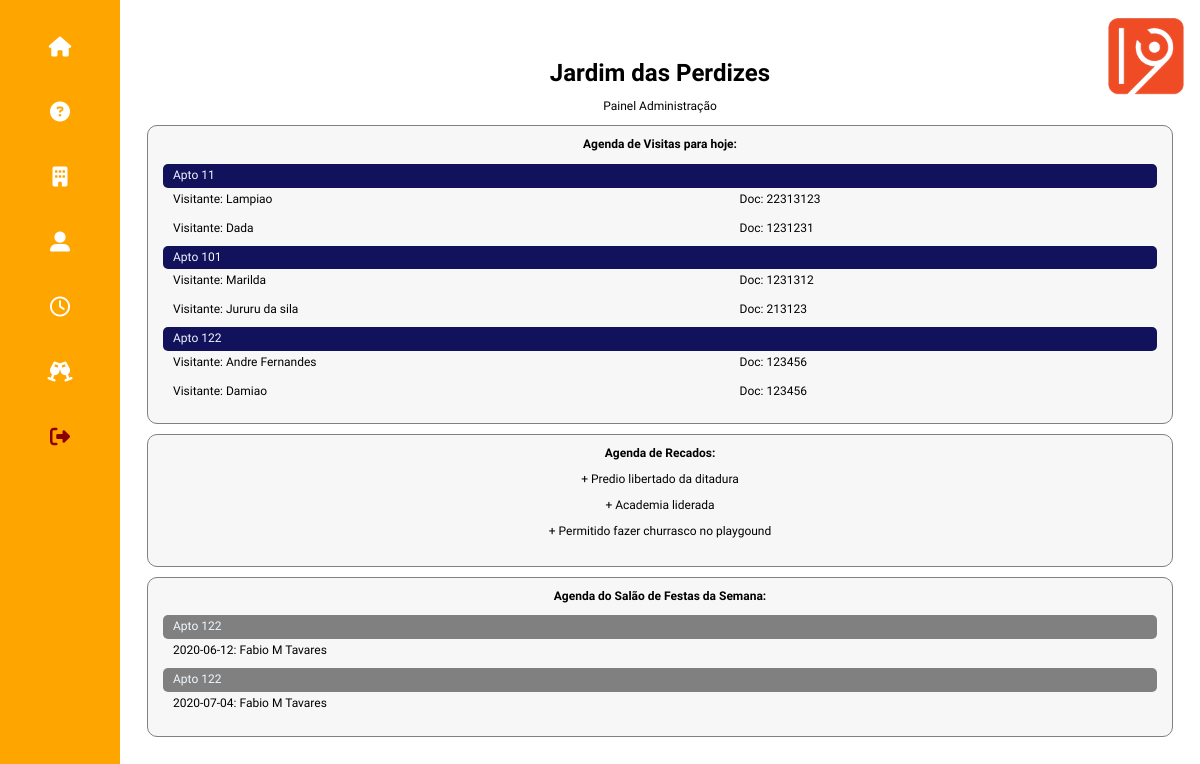
The app's page /admin (signed in), older data.
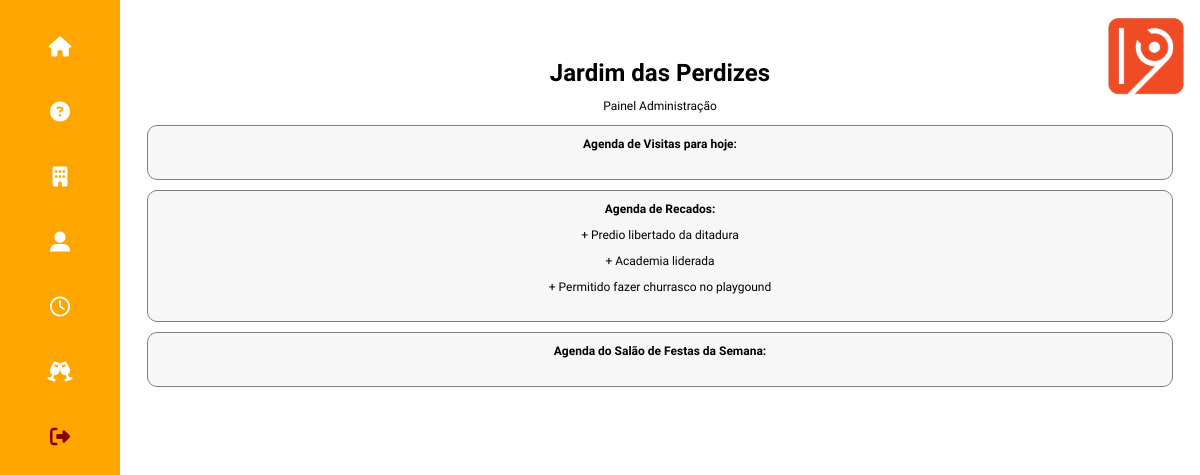
The same page, newer data.
### tables this page shows
CREATE TABLE 'cond_agenda_visitas' 
	('id' INTEGER PRIMARY KEY AUTOINCREMENT, 
	 'nome' VARCHAR NOT NULL, 
	 'doc' VARCHAR NOT NULL, 
	 'detalhe' VARCHAR, 
	 'id_usuario' INTEGER, 
	 'data_visita' DATETIME, 
	 'data_log' DATETIME DEFAULT CURRENT_TIMESTAMP, 
	 'turno' INTEGER NOT NULL );

CREATE TABLE 'condominio_moradores' 
    ('id' INTEGER PRIMARY KEY AUTOINCREMENT, 
     'andar' INTEGER NOT NULL, 
     'apto' INTEGER NOT NULL, 
     'nome'  VARCHAR NOT NULL , 
     'apelido' VARCHAR NOT NULL, 
     'email' VARCHAR, 
     'telefone' VARCHAR, 
     'senha'  VARCHAR NOT NULL, 
     'nascimento' DATETIME, 
     'sobre_voce' VARCHAR,
     'sobre_familia' VARCHAR,    
     'tipo' VARCHAR NOT NULL,
     'status' VARCHAR default 'block',
     'foto' VARCHAR,
     'filhos' integer,
     'admin' VARCHAR default 'n'
    );

CREATE TABLE 'cond_agenda_salao' ('id_morador' INTEGER NOT NULL, 'data_reserva' DATETIME NOT NULL, 'turno_reserva' INTEGER NOT NULL, 'observacao' VARCHAR, PRIMARY KEY ('id_morador', 'data_reserva', 'turno_reserva'));

### app.py (the view)
@app.route('/admin', methods=['GET','POST'])
def admin():
    if request.method == 'GET':
        if 'user' in session:
            db = get_db()
            user = session['user']
            admin = session['admin']
            cur = db.execute('select a.id_usuario morador, b.andar andar, b.apto apto, count(*) from cond_agenda_visitas a, condominio_moradores b where a.id_usuario = b.id group by a.id_usuario')
            r_un_apto = cur.fetchall()
            cur = db.execute('select b.id morador, b.apelido morador, b.andar andar, b.apto apto, a.nome visitante, a.doc doc, a.data_visita data_visita, a.turno turno, strftime(\'%d\',a.data_visita) dia_visita, strftime(\'%m\',\'now\') mes_visita from cond_agenda_visitas a, condominio_moradores b where a.id_usuario = b.id and strftime(\'%d\',a.data_visita) = strftime(\'%d\',datetime(\'now\',\'-3 hour\')) and strftime(\'%m\',a.data_visita) = strftime(\'%m\',datetime(\'now\',\'-3 hour\')) order by a.data_visita')
            r_agenda_dia = cur.fetchall()
            cur = db.execute('select a.nome nome, a.andar, a.apto, b.data_reserva data_reserva, b.turno_reserva turno_reserva, b.observacao observacao from condominio_moradores a, cond_agenda_salao b where a.id = b.id_morador and b.data_reserva >= date(\'now\') order by b.data_reserva')
            r_agenda_salao = cur.fetchall()
            return render_template('condominio_admin.html', r_agenda_dia = r_agenda_dia, user=user, admin=admin, r_agenda_salao = r_agenda_salao, r_un_apto = r_un_apto)

### app.py (called while the page is built)
def connect_db():
    sql = sqlite3.connect('/Users/fabio/flask/condominio.db')
    sql.row_factory = sqlite3.Row
    return sql

def get_db():
    if not hasattr(g, 'sqlite3'):
        g.sqlite_db = connect_db()
    return  g.sqlite_db

### templates/condominio_admin.html (shortened to what this page needs)
<!doctype html>
{% from "condominio_menu.html" import condominio_menu %}
<html lang="pt-br">
<head>
    <link rel="stylesheet" href="../static/css/normalize.css">
    <link rel="stylesheet" href="https://use.fontawesome.com/releases/v5.0.13/css/all.css">
    <link rel="stylesheet" href="../static/css/estilo_gincana.css">
</head>
<body>
    <header class="topo-pagina">
        {% block condominio_menu %}
            {{ condominio_menu(user,admin) }}
        {% endblock %}
        <p class="logo"><img src="../static/images/one9.webp" /></p>
    </header>
    <main class="bloco-principal">
        <h1>Jardim das Perdizes</h1>
        <p> Painel Administração</p>
        <div class="principal-inicial">
            <div class="bloco-p1">
                <p> <strong>Agenda de Visitas para hoje: </strong></p>
                {% for x_apto in r_un_apto %}
                    {% set casa = x_apto['andar'] ~ x_apto['apto'] %}
                    <p class="agenda-admin-linha-a"> Apto {{ casa }} </p>
                    {% for x_visitas in r_agenda_dia %}
                        {% if x_visitas['morador'] == x_apto['morador'] %}
                            <span class="agenda-admin-linha-b"> Visitante: {{ x_visitas['visitante'] }} </span>
                            <span class="agenda-admin-linha-c"> Doc: {{ x_visitas['doc'] }} </span><br>
                        {% endif %}
                    {% endfor %}
                {% endfor %}
            </div>
            <div class="bloco-p1">
                <p > <strong> Agenda de Recados: </strong> </p>
                <p> + Predio libertado da ditadura</p>
                <p> + Academia liderada</p>
                <p> + Permitido fazer churrasco no playgound</p>
            </div>
            <div class="bloco-p1">
                <p> <strong> Agenda do Salão de Festas da Semana:</strong></p>
                {% for salao in r_agenda_salao %}
                {%  set casa = salao['andar'] ~ salao['apto'] %}
                <p class="agenda-salao-titulo"> Apto {{ casa }} </p>
                <div class="c-salao">
                    <p class="c-salao-a"> {{ salao['data_reserva'] }}: </p>
                    <p class="c-salao-b"> {{ salao['nome'] }} </p>
                </div>
                {% endfor %}
            </div>
        </div>
    </main>
</body>
</html>

### templates/condominio_menu.html (shortened to what this page needs)
{% macro condominio_menu(user,admin) %}
<ul class="menu-principal">
    {% if user and admin != 'y' %}
        <li> <a href="/"><i class="fas fa-home"></i></a></li>
        <li> <a href="/cond_enquete"><i class="fas fa-question-circle"></i></a></li>
        <li> <a href="/lista_predio"><i class="fas fa-building"></i></a></li>
        <li> <a href="/atualiza_morador"><i class="fas fa-user-alt"></i></a></li>
        <li> <a href="/cond_agendar_visita"><i class="far fa-clock"></i></a></li>
        <li> <a href="/cond_agendar_salao"><i class="fas fa-glass-cheers"></i></a></li>
        <li> <a href="/logout"><i class="fas fa-sign-out-alt" style="color:darkred"></i> </a></li>
    {% endif %}
</ul>
{% endmacro %}

### static/css/estilo_gincana.css (style rules this page uses)
.topo-pagina { position: fixed; top: 0; left: 0; background-color: orange; margin: 0; height: 100%; width: 10%; box-sizing: border-box; padding-top: 3%; font-size: 20px; }
.menu-principal { list-style: none; margin: 0; padding: 0; color: white; text-decoration: none; }
.menu-principal a { text-decoration: none; color: white; }
.menu-principal li { padding-bottom: 35%; text-align: center; }
.logo img { position: fixed; right: 1%; top: 2%; width: 7%; }
.bloco-principal { width: 90%; margin: 5% 5% 5% 10%; text-align: center; font-family: 'Ubuntu', sans-serif; font-size: 12px; }
@media screen and (min-width: 400px) { .bloco-principal { width: 90%; margin: 5% 5% 5% 10%; text-align: center; font-family: 'Ubuntu', sans-serif; font-size: 12px; } }
.bloco-principal h1 { margin-bottom: 1%; }
.bloco-p1 { border: 1px solid grey; border-radius: 10px; background: rgba(229, 228, 228, 0.3); margin: 10px auto; width: 95%; height: auto; padding: 0px 15px 15px 15px; box-sizing: border-box; }

Row changes from the older to the newer data that the page shows:
removed cond_agenda_visitas: visitante "Lampiao", doc "22313123", shown under "11"
removed cond_agenda_visitas: visitante "Dada", doc "1231231", shown under "11"
removed cond_agenda_visitas: visitante "Marilda", doc "1231312", shown under "101"
removed cond_agenda_visitas: visitante "Jururu da sila", doc "213123", shown under "101"
removed cond_agenda_visitas: visitante "Andre Fernandes", doc "123456", shown under "122"
removed cond_agenda_visitas: visitante "Damiao", doc "123456", shown under "122"
no longer on this page (row unchanged): condominio_moradores: casa "122", data_reserva "2020-06-12", nome "Fabio M Tavares", data_reserva "2020-07-04"
Text that changed along with them:
list line gone: "Apto 11"
list line gone: "Apto 101"
list line gone: "Apto 122"
